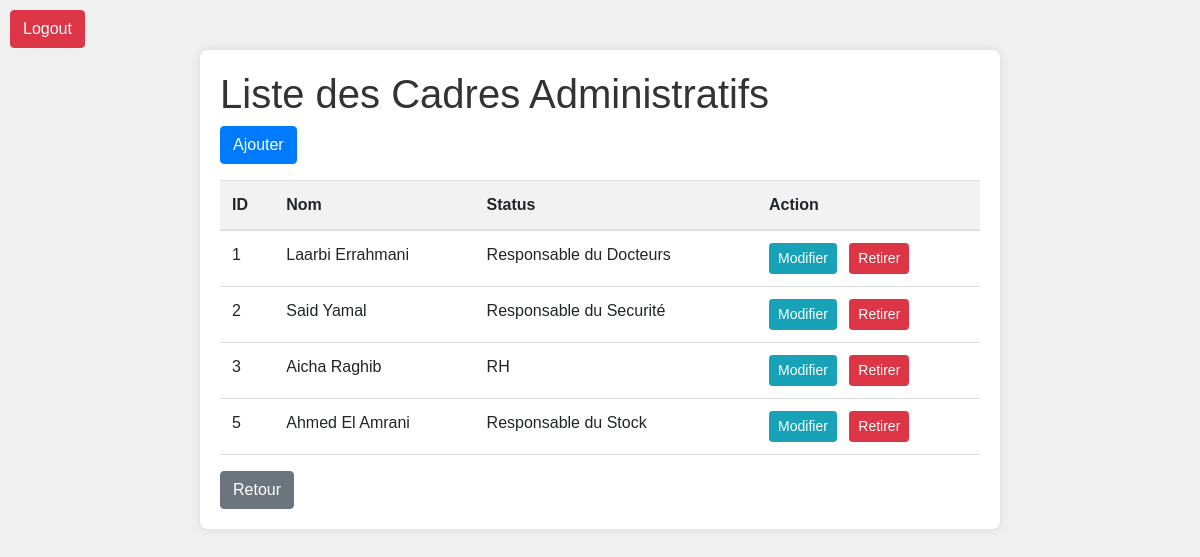
The page /CadreAdmin/info_directeur.php on the database its author committed.
### tables this page shows
CREATE TABLE `cadre_administratif` (
  `id_cadre_administratif` int(11) NOT NULL,
  `nom_complet` text DEFAULT NULL,
  `status` text DEFAULT NULL,
  `id_directeur` int(11) DEFAULT NULL
);

### CadreAdmin/info_directeur.php (the view, shortened to what this page needs)
<?php
$servername = "localhost";
$username = "root";
$password = "";
$database = "hospitale";
$conn = new mysqli($servername, $username, $password, $database);
$sql = "SELECT id_cadre_administratif, nom_complet, status FROM cadre_administratif";
$result = $conn->query($sql);
if ($result->num_rows > 0) {
    echo "<!DOCTYPE html>
    <html lang='en'>
    <head>
        <meta charset='UTF-8'>
        <meta name='viewport' content='width=device-width, initial-scale=1.0'>
        <title>Liste des Cadres Administratifs</title>
        <link rel='stylesheet' href='https://stackpath.bootstrapcdn.com/bootstrap/4.5.2/css/bootstrap.min.css'>
        <style>
            body {
                font-family: Arial, sans-serif;
                background-color: #f0f0f0;
            }
            .container {
                max-width: 800px;
                margin: 50px auto;
                background-color: #fff;
                border-radius: 8px;
                box-shadow: 0 0 10px rgba(0, 0, 0, 0.1);
                padding: 20px;
            }
            h1 {
                margin-top: 0;
                color: #333;
            }
            table {
                width: 100%;
                border-collapse: collapse;
            }
            th, td {
                padding: 10px;
                border-bottom: 1px solid #ddd;
                text-align: left;
            }
            th {
                background-color: #f2f2f2;
            }
        </style>
    </head>
    <body>
        <div class='container'>
        <a href='logout.php' class='btn btn-danger' style='position: absolute; top: 10px; left: 10px;'>Logout</a>
            <h1>Liste des Cadres Administratifs</h1>
            <a href='ajouter_cadre.php' class='btn btn-primary mb-3'>Ajouter</a>
            <table class='table'>
                <thead>
                    <tr>
                        <th>ID</th>
                        <th>Nom</th>
                        <th>Status</th>
                        <th>Action</th>
                    </tr>
                </thead>
                <tbody>";
    while ($row = $result->fetch_assoc()) {
        echo "<tr>
                <td>" . $row["id_cadre_administratif"] . "</td>
                <td>" . $row["nom_complet"] . "</td>
                <td>" . $row["status"] . "</td>
                <td>
                    <a href='modifier_cadre.php?id=" . $row["id_cadre_administratif"] . "' class='btn btn-info btn-sm mr-2'>Modifier</a>
                    <a href='retirer_cadre.php?id=" . $row["id_cadre_administratif"] . "' class='btn btn-danger btn-sm'>Retirer</a>
                </td>
              </tr>";
    }
    echo "</tbody>
        </table>
        <a href='Menu_Directeur.php' class='btn btn-secondary'>Retour</a>
    </div>
    </body>
    </html>";
} else {
    echo "0 results";
}
?>

### CadreAdmin/info_directeur.php (style rules this page uses)
body { font-family: Arial, sans-serif; background-color: #f0f0f0; }
.container { max-width: 800px; margin: 50px auto; background-color: #fff; border-radius: 8px; box-shadow: 0 0 10px rgba(0, 0, 0, 0.1); padding: 20px; }
h1 { margin-top: 0; color: #333; }
table { width: 100%; border-collapse: collapse; }
th, td { padding: 10px; border-bottom: 1px solid #ddd; text-align: left; }
th { background-color: #f2f2f2; }

### rows shown on the page
cadre_administratif: id_cadre_administratif "1", nom_complet "Laarbi Errahmani", status "Responsable du Docteurs"
cadre_administratif: id_cadre_administratif "2", nom_complet "Said Yamal", status "Responsable du Securité"
cadre_administratif: id_cadre_administratif "3", nom_complet "Aicha Raghib", status "RH"
cadre_administratif: id_cadre_administratif "5", nom_complet "Ahmed El Amrani", status "Responsable du Stock"
